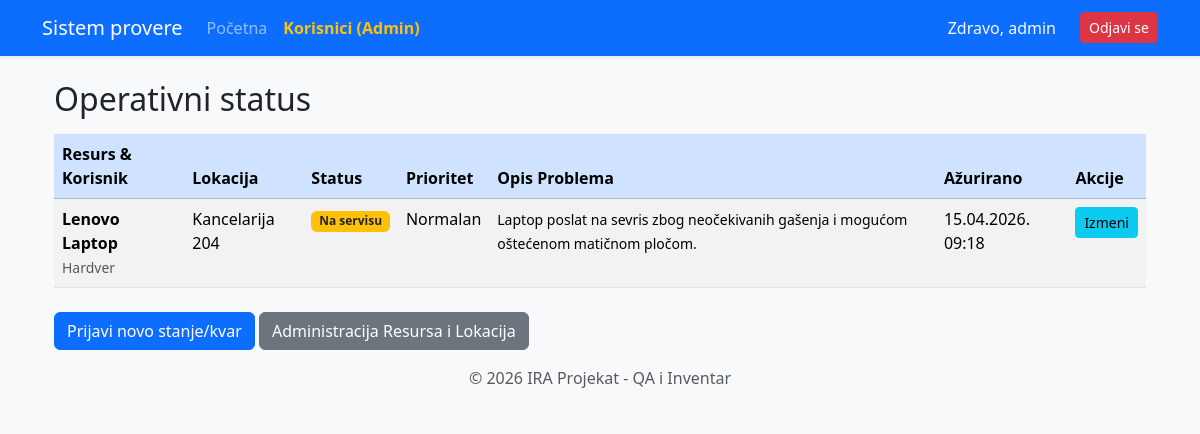
Page / (signed in) on the earlier database version.
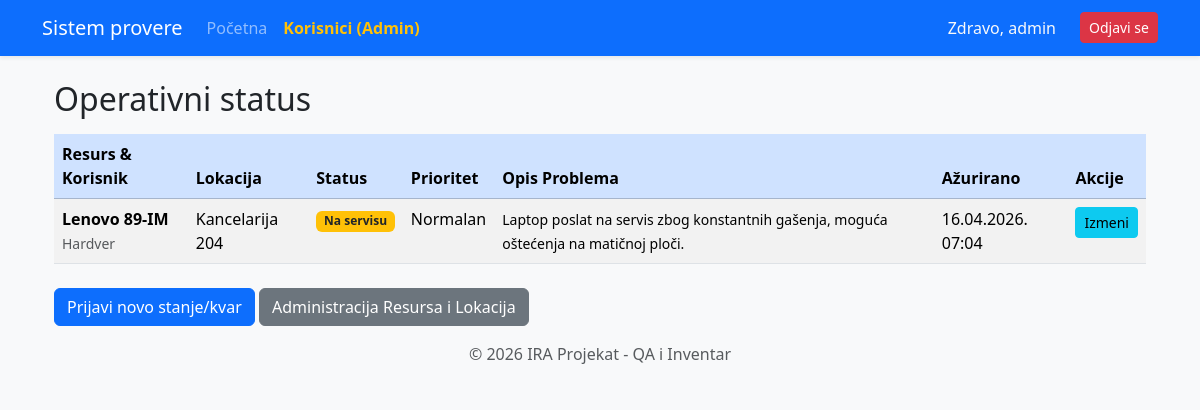
Same page on the later database version.
### alchemy_classes.py (models this page shows)
class StatusResursa(db.Model):
    __tablename__ = "status_resursa"
    id: Mapped[int] = mapped_column(Integer, primary_key=True)
    resurs_id: Mapped[int] = mapped_column(ForeignKey("resurs.id"))
    lokacija_id: Mapped[int] = mapped_column(ForeignKey("lokacija.id"))
    kolicina: Mapped[int] = mapped_column(Integer, default=1)
    status_kvara: Mapped[str] = mapped_column(String(50))
    prioritet: Mapped[str] = mapped_column(String(20))
    opis_problema: Mapped[str] = mapped_column(String(50), nullable=True)
    datum_prijave: Mapped[datetime] = mapped_column(DateTime, default=datetime.utcnow)
    resurs: Mapped["Resurs"] = relationship("Resurs", back_populates="statusi")
    lokacija: Mapped["Lokacija"] = relationship("Lokacija", back_populates="izvestaji")

class Resurs(db.Model):
    __tablename__ = "resurs"
    id: Mapped[int] = mapped_column(Integer, primary_key=True)
    naziv: Mapped[str] = mapped_column(String(100), nullable=False)
    tip: Mapped[str] = mapped_column(String(50))
    serijski_broj: Mapped[str] = mapped_column(String(100), unique=True)
    godina_nabavke: Mapped[int] = mapped_column(Integer)
    statusi: Mapped[list["StatusResursa"]] = relationship("StatusResursa", back_populates="resurs", lazy=True)

class Lokacija(db.Model):
    __tablename__ = "lokacija"
    id: Mapped[int] = mapped_column(Integer, primary_key=True)
    naziv: Mapped[str] = mapped_column(String(100), nullable=False)
    sprat: Mapped[str] = mapped_column(String(50), nullable=True)
    odgovorno_lice: Mapped[str] = mapped_column(String(100))
    izvestaji: Mapped[list["StatusResursa"]] = relationship("StatusResursa", back_populates="lokacija")

### main.py (the view)
@app.route('/')
@login_required
def home():
    svi_resursi = db.session.execute(db.select(Resurs)).scalars().all()
    upit_stanja = db.select(StatusResursa).join(Resurs).join(Lokacija).order_by(
        StatusResursa.status_kvara.desc(),
        StatusResursa.prioritet.asc()
    )
    result = db.session.execute(upit_stanja)
    sva_stanja = result.scalars().all()
    return render_template("index.html",
                           stanja=sva_stanja,
                           resursi=svi_resursi,
                           naslov="Glavni Dashboard")

### main.py (called while the page is built)
@login_manager.user_loader
def load_user(user_id):
    return db.get_or_404(User, user_id)

### templates/index.html (shortened to what this page needs)
{% extends "base.html" %}
{% block content %}
<div class="jumbotron">
    <div class="container">
        <h2 class="mt-4">Operativni status</h2>
        <table class="table table-striped table-hover mt-3">
            <thead>
                <tr class="table-primary">
                    <th scope="col">Resurs & Korisnik</th>
                    <th scope="col">Lokacija</th>
                    <th scope="col">Status</th>
                    <th scope="col">Prioritet</th>
                    <th scope="col">Opis Problema</th>
                    <th scope="col">Ažurirano</th>
                    <th scope="col">Akcije</th>
                </tr>
            </thead>
            <tbody>
                {% for s in stanja %}
                <tr class="{% if s.prioritet == 'Hitno' %}table-danger{% endif %}">
                    <td><strong>{{ s.resurs.naziv }}</strong> <br><small class="text-muted">{{ s.resurs.tip }}</small></td>
                    <td>{{ s.lokacija.naziv }}</td>
                    <td>
                        <span class="badge {% if s.status_kvara == 'Ispravno' %}bg-success{% else %}bg-warning text-dark{% endif %}">
                            {{ s.status_kvara }}
                        </span>
                    </td>
                    <td>
                        {% if s.prioritet == 'Hitno' %}
                            <span class="text-danger fw-bold">!!! {{ s.prioritet }}</span>
                        {% else %}
                            {{ s.prioritet }}
                        {% endif %}
                    </td>
                    <td><small>{{ s.opis_problema or "/" }}</small></td>
                    <td>{{ s.datum_prijave.strftime('%d.%m.%Y. %H:%M') }}</td>
                    <td>
                        <a class="btn btn-sm btn-info" href="{{ url_for('edit_status', id=s.id) }}">Izmeni</a>
                    </td>
                </tr>
                {% endfor %}
            </tbody>
        </table>
        <div class="mt-4">
            <a class="btn btn-primary" href="{{ url_for('add_status') }}">Prijavi novo stanje/kvar</a>
            <a class="btn btn-secondary" href="{{ url_for('admin_page') }}">Administracija Resursa i Lokacija</a>
        </div>
    </div>
</div>
{% endblock %}

Differences in the rows shown:
changed StatusResursa "Normalan": resurs.naziv "Lenovo Laptop" → "Lenovo 89-IM"; opis_problema "Laptop poslat na sevris zbog neočekivanih gašenja i mogućom oštećenom matičnom pločom." → "Laptop poslat na servis zbog konstantnih gašenja, moguća oštećenja na matičnoj ploči."; datum_prijave "15.04.2026. 09:18" → "16.04.2026. 07:04"
